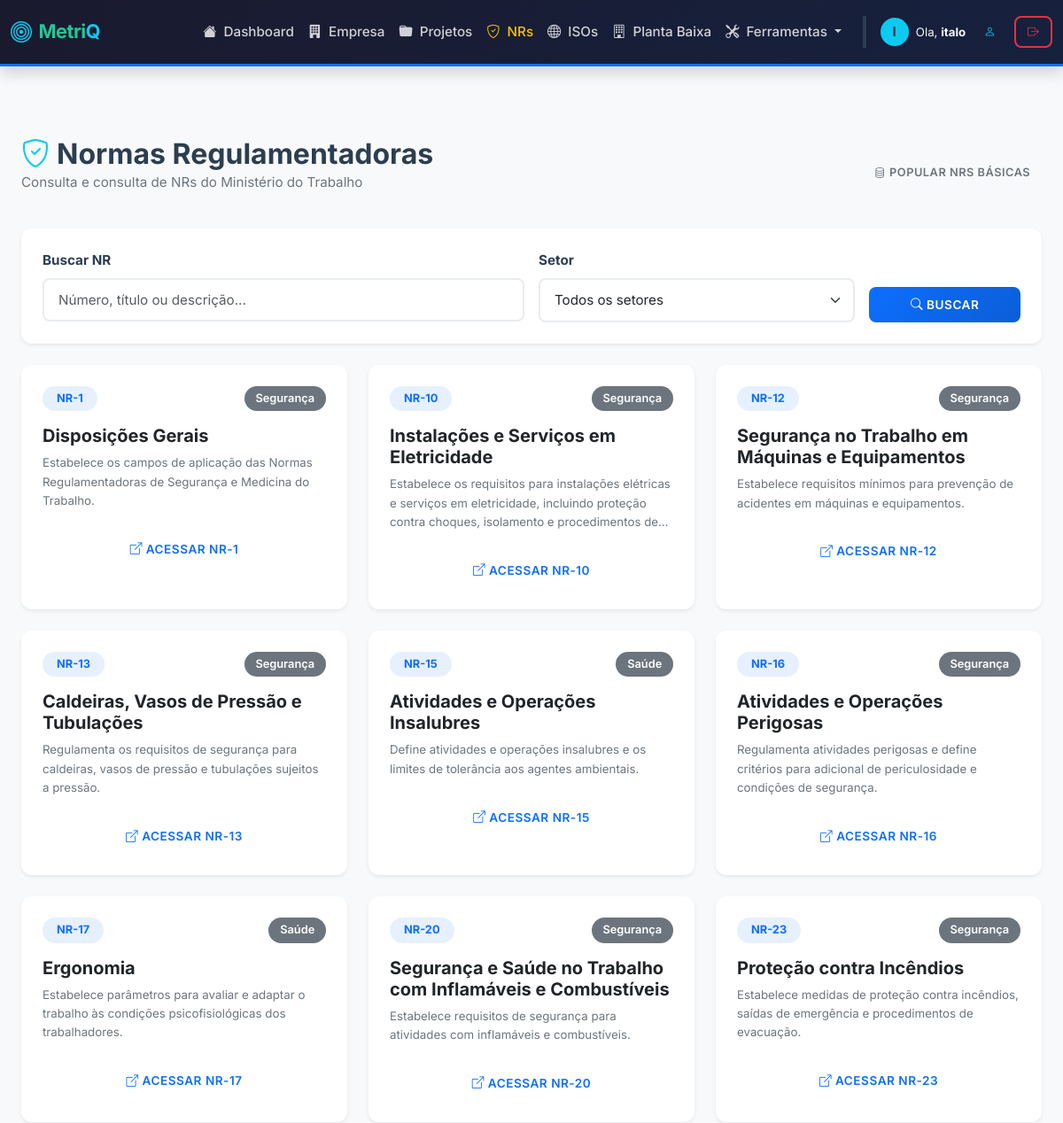
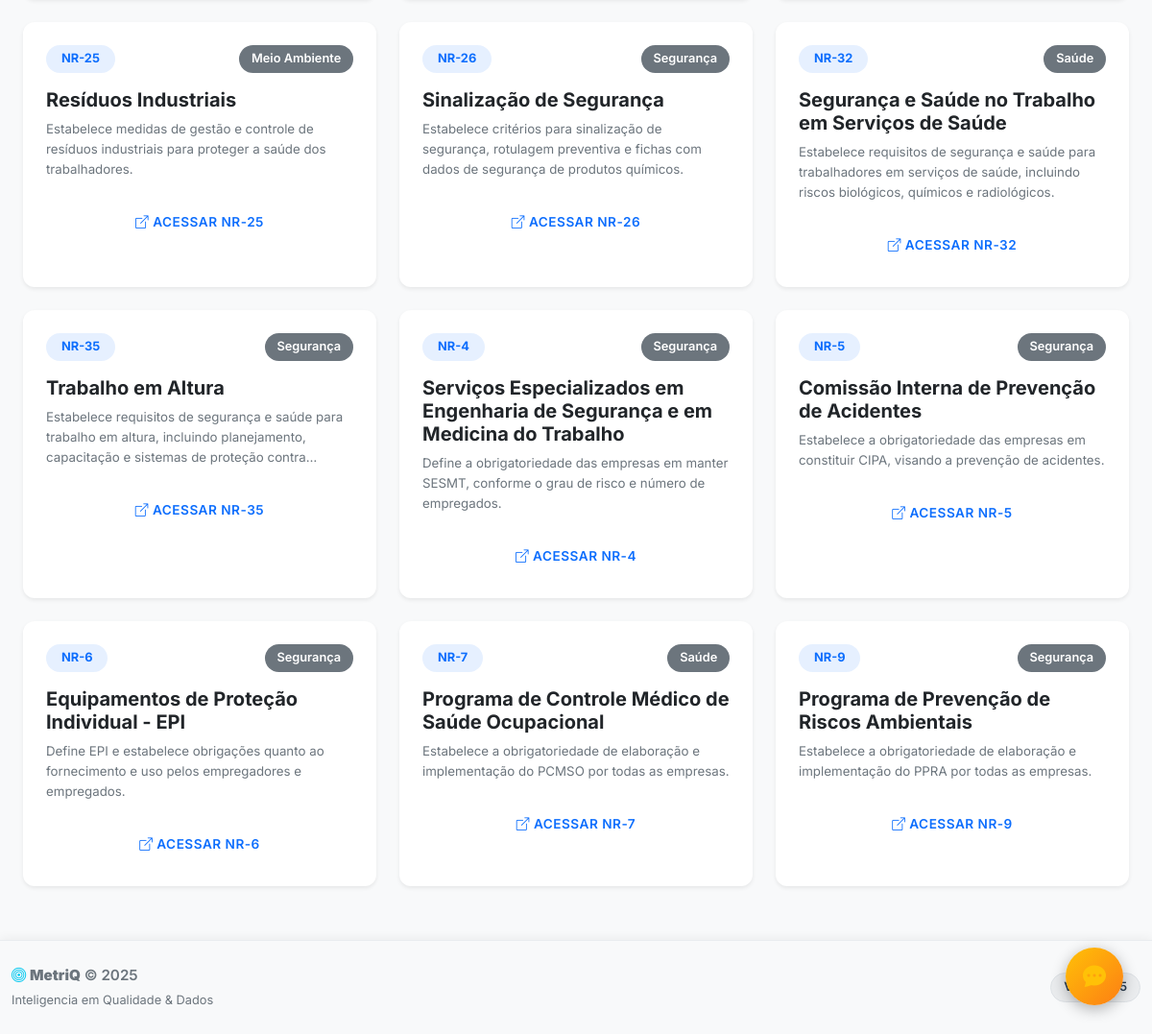
Page /nr (signed in) on the committed database (2 pictures, top to bottom).
### qualidade_flask/models.py (models this page shows, shortened)
class User(UserMixin, db.Model):
    __tablename__ = 'user'
    id = db.Column(db.Integer, primary_key=True)
    username = db.Column(db.String(100), unique=True, nullable=False, index=True)
    password = db.Column(db.String(255), nullable=False)
    nome_completo = db.Column(db.String(200), default='')
    email = db.Column(db.String(150), unique=True, default='')
    telefone = db.Column(db.String(20), default='')
    cargo = db.Column(db.String(100), default='')
    data_cadastro = db.Column(db.DateTime, default=datetime.now)
    plano = db.Column(db.String(20), default='free')
    status = db.Column(db.String(20), default='ativo')
    email_confirmado = db.Column(db.Boolean, default=False)
    ultimo_login = db.Column(db.DateTime, nullable=True)
    tentativas_login = db.Column(db.Integer, default=0)
    bloqueio_ate = db.Column(db.DateTime, nullable=True)
    analises = db.relationship('Analise', backref='dono', lazy=True)
    empresas = db.relationship('Empresa', backref='usuario', lazy=True)

class NormaRegulamentadora(db.Model):
    id = db.Column(db.Integer, primary_key=True)
    numero = db.Column(db.String(10), unique=True, nullable=False)
    titulo = db.Column(db.String(200), nullable=False)
    descricao = db.Column(db.Text)
    setor = db.Column(db.String(100))
    data_vigencia = db.Column(db.Date)
    link_oficial = db.Column(db.String(500))
    conteudo = db.Column(db.Text)
    palavras_chave = db.Column(db.JSON)
    perguntas = db.Column(db.JSON)
    glossario = db.Column(db.JSON)
    data_criacao = db.Column(db.DateTime, default=datetime.now)
    data_atualizacao = db.Column(db.DateTime, default=datetime.now, onupdate=datetime.now)
    checklists = db.relationship('ChecklistNR', backref='norma', lazy=True, cascade="all, delete-orphan")

### qualidade_flask/blueprints/nr.py (the view)
@nr.route('/nr')
@login_required
def lista_nrs():
    busca = request.args.get('busca', '')
    setor_filtro = request.args.get('setor', '')
    query = NormaRegulamentadora.query
    if busca:
        query = query.filter(
            (NormaRegulamentadora.numero.ilike(f'%{busca}%')) |
            (NormaRegulamentadora.titulo.ilike(f'%{busca}%')) |
            (NormaRegulamentadora.descricao.ilike(f'%{busca}%'))
        )
    if setor_filtro:
        query = query.filter(NormaRegulamentadora.setor == setor_filtro)
    normas = query.order_by(NormaRegulamentadora.numero).all()
    setores = db.session.query(NormaRegulamentadora.setor).distinct().all()
    setores = [s[0] for s in setores if s[0]]
    return render_template('nr/lista.html', normas=normas, setores=setores,
                          busca=busca, setor_filtro=setor_filtro)

### qualidade_flask/templates/nr/lista.html (shortened to what this page needs)
{% extends "base.html" %}
{% block content %}
<div class="container py-4">
    <div class="d-flex justify-content-between align-items-center mb-4">
        <div>
            <h2 class="fw-bold mb-0"><i class="bi bi-shield-check text-info me-2"></i>Normas Regulamentadoras</h2>
            <p class="text-muted">Consulta e consulta de NRs do Ministério do Trabalho</p>
        </div>
        <form action="{{ url_for('nr.popular_nrs') }}" method="POST" onsubmit="return confirm('Deseja popular o banco com NRs básicas?')">
            <button type="submit" class="btn btn-outline-secondary btn-sm">
                <i class="bi bi-database me-1"></i>Popular NRs Básicas
            </button>
        </form>
    </div>
    <div class="card border-0 shadow-sm mb-4">
        <div class="card-body p-4">
            <form action="{{ url_for('nr.lista_nrs') }}" method="GET" class="row g-3">
                <div class="col-md-6">
                    <label class="form-label fw-bold">Buscar NR</label>
                    <input type="text" name="busca" class="form-control"
                           placeholder="Número, título ou descrição..."
                           value="{{ busca }}">
                </div>
                <div class="col-md-4">
                    <label class="form-label fw-bold">Setor</label>
                    <select name="setor" class="form-select">
                        <option value="">Todos os setores</option>
                    </select>
                </div>
                <div class="col-md-2 d-flex align-items-end">
                    <button type="submit" class="btn btn-primary w-100">
                        <i class="bi bi-search me-1"></i>Buscar
                    </button>
                </div>
            </form>
        </div>
    </div>
    <div class="row g-4">
        {% if normas %}
            {% for norma in normas %}
            <div class="col-md-6 col-lg-4">
                <div class="card h-100 border-0 shadow-sm hover-shadow transition">
                    <div class="card-body">
                        <div class="d-flex justify-content-between align-items-start mb-3">
                            <span class="badge bg-primary bg-opacity-10 text-primary px-3 py-2 fw-bold">
                                {{ norma.numero }}
                            </span>
                            <span class="badge bg-secondary">{{ norma.setor }}</span>
                        </div>
                        <h5 class="card-title fw-bold mb-2">{{ norma.titulo }}</h5>
                        <p class="card-text text-muted small mb-4 line-clamp-3">
                            {{ norma.descricao }}
                        </p>
                        <a href="{{ url_for('nr.detalhe_nr', id=norma.id) }}" class="btn btn-outline-primary w-100">
                            <i class="bi bi-box-arrow-up-right me-1"></i>Acessar {{ norma.numero }}
                        </a>
                    </div>
                </div>
            </div>
            {% endfor %}
        {% endif %}
    </div>
</div>
{% endblock %}

### qualidade_flask/templates/base.html (shortened to what this page needs)
<!DOCTYPE html>
<html lang="pt-br">
<head>
    <link href="https://cdn.jsdelivr.net/npm/bootstrap@5.3.0/dist/css/bootstrap.min.css" rel="stylesheet">
    <link rel="stylesheet" href="https://cdn.jsdelivr.net/npm/bootstrap-icons@1.10.5/font/bootstrap-icons.css">
    <link rel="stylesheet" href="{{ url_for('static', filename='css/style.css') }}">
</head>
<body class="d-flex flex-column min-vh-100">
    <nav class="navbar navbar-expand-lg navbar-dark bg-dark d-print-none">
        <div class="container">
            <a class="navbar-brand fw-bold d-flex align-items-center brand-text" href="/">
                <i class="bi bi-bullseye me-2 fs-4 text-info"></i>
                <span>Metri<span class="text-info">Q</span>
            </a>
            <div class="collapse navbar-collapse" id="navbarNav">
                <ul class="navbar-nav ms-auto align-items-center">
                    <li class="nav-item">
                        <a class="nav-link {{ 'active' if request.endpoint == 'main.index' }}" href="/">
                            <i class="bi bi-house-fill me-1"></i> Dashboard
                        </a>
                    </li>
                    <li class="nav-item">
                        <a class="nav-link {{ 'active' if request.endpoint and request.endpoint.startswith('empresa') }}" href="/empresas">
                            <i class="bi bi-building-fill me-1"></i> Empresa
                        </a>
                    </li>
                    <li class="nav-item">
                        <a class="nav-link {{ 'active' if request.endpoint == 'projects.lista_projetos' }}" href="/projetos">
                            <i class="bi bi-folder-fill me-1"></i> Projetos
                        </a>
                    </li>
                    <li class="nav-item">
                        <a class="nav-link {{ 'active' if request.endpoint == 'nr.lista_nrs' }}" href="/nr">
                            <i class="bi bi-shield-check me-1"></i> NRs
                        </a>
                    </li>
                    <li class="nav-item">
                        <a class="nav-link {{ 'active' if request.endpoint == 'iso.lista_isos' }}" href="/iso">
                            <i class="bi bi-globe me-1"></i> ISOs
                        </a>
                    </li>
                    <li class="nav-item">
                        <a class="nav-link {{ 'active' if request.endpoint and request.endpoint.startswith('planta_baixa') }}" href="{{ url_for('planta_baixa.lista') }}">
                            <i class="bi bi-building me-1"></i> Planta Baixa
                        </a>
                    </li>
                    <li class="nav-item dropdown">
                        <a class="nav-link dropdown-toggle" href="#" role="button" data-bs-toggle="dropdown" aria-expanded="false">
                            <i class="bi bi-tools me-1"></i> Ferramentas
                        </a>
                    </li>
                    {% if current_user.is_authenticated %}
                        <li class="nav-item ms-lg-3 border-start border-secondary ps-lg-3 mt-2 mt-lg-0">
                            <div class="d-flex align-items-center gap-2">
                                <a href="{{ url_for('auth.perfil') }}" class="text-decoration-none d-flex align-items-center gap-2" title="Meu Perfil">
                                    <div class="rounded-circle bg-info text-dark d-flex align-items-center justify-content-center" style="width: 32px; height: 32px; font-weight: 700;">
                                        {{ current_user.username[0]|upper }}
                                    </div>
                                    <span class="text-light small">
                                        Ola, <strong>{{ current_user.nome_completo.split(' ')[0] if current_user.nome_completo else current_user.username }}</strong>
                                    </span>
                                </a>
                                <a href="{{ url_for('auth.perfil') }}" class="btn btn-sm btn-outline-info" title="Meu Perfil">
                                    <i class="bi bi-person"></i>
                                </a>
<form method="POST" action="/logout" class="d-inline" onsubmit="return confirm('Deseja sair do sistema?')">
                                    <button type="submit" class="btn btn-sm btn-outline-danger" title="Sair">
                                        <i class="bi bi-box-arrow-right"></i>
                                    </button>
                                </form>
                            </div>
                        </li>
                    {% endif %}
                </ul>
            </div>
    </nav>
    <main class="flex-grow-1">
        <div class="container mt-4">
            {% block content %}{% endblock %}
        </div>
    </main>
    <footer class="d-print-none bg-light border-top py-4 mt-auto">
        <div class="container">
            <div class="row align-items-center">
                <div class="col-md-6 text-center text-md-start">
                    <p class="mb-0 text-muted">
                        <i class="bi bi-bullseye text-info"></i>
                        <strong>MetriQ</strong> &copy; 2025
                    </p>
                    <small class="text-muted" style="font-size: 0.8rem;">Inteligencia em Qualidade & Dados</small>
                </div>
                <div class="col-md-6 text-md-end text-center mt-2 mt-md-0">
                    <span class="badge bg-secondary bg-opacity-10 text-dark border">Versao 5.5</span>
                </div>
        </div>
    </footer>
    <a id="btnFeedback" href="https://docs.google.com/forms/d/e/1FAIpQLSc6ZJWx9LMAzcBPMMdcK3FHIyoWjjz7ik7XjiTRzf5Kar_DFA/viewform?usp=sharing&ouid=112551274773752880388" target="_blank" title="Deixe seu Feedback" class="text-decoration-none">
        <i class="bi bi-chat-dots-fill text-warning fs-4"></i>
    </a>
</body>
</html>

### qualidade_flask/static/css/style.css (style rules this page uses)
:root { --primary: #0d6efd; --secondary: #6c757d; --success: #198754; --danger: #dc3545; --warning: #ffc107; --info: #0dcaf0; --light: #f8f9fa; --dark: #212529; --shadow-sm: 0 0.125rem 0.25rem rgba(0, 0, 0, 0.075); --shadow: 0 0.5rem 1rem rgba(0, 0, 0, 0.15); --shadow-lg: 0 1rem 3rem rgba(0, 0, 0, 0.175); --transition: all 0.3s cubic-bezier(0.4, 0, 0.2, 1); }
* { margin: 0; padding: 0; box-sizing: border-box; }
html, body { height: 100%; }
body { font-family: 'Inter', 'Segoe UI', Roboto, Helvetica, Arial, sans-serif; font-size: 0.95rem; line-height: 1.6; color: #2c3e50; background: #f8f9fa; min-height: 100vh; display: flex; flex-direction: column; }
.navbar { background: linear-gradient(135deg, #1a1a2e 0%, #16213e 100%); box-shadow: var(--shadow); border-bottom: 3px solid var(--primary); padding: 1rem 0; }
.navbar-brand { font-weight: 700; font-size: 1.4rem; letter-spacing: 0.5px; color: white !important; transition: var(--transition); }
.navbar-dark .navbar-nav .nav-link { color: rgba(255, 255, 255, 0.8) !important; transition: var(--transition); font-weight: 500; }
.navbar-dark .navbar-nav .nav-link:hover, .navbar-dark .navbar-nav .nav-link.active { color: #ffc107 !important; }
main { flex: 1; padding: 2rem 0; }
.container { max-width: 1200px; }
.card { border: none; border-radius: 12px; box-shadow: var(--shadow); transition: var(--transition); overflow: hidden; background: white; }
.card-body { padding: 1.5rem; }
.btn { border: none; border-radius: 8px; font-weight: 600; padding: 0.6rem 1.2rem; transition: var(--transition); text-transform: uppercase; font-size: 0.85rem; letter-spacing: 0.5px; }
.btn-primary { background: linear-gradient(135deg, #0d6efd 0%, #0b5ed7 100%); color: white; }
.btn-outline-danger { color: #dc3545; border: 2px solid #dc3545; }
.btn-sm { padding: 0.4rem 0.8rem; font-size: 0.8rem; }
.form-control, .form-select { border: 2px solid #e9ecef; border-radius: 8px; padding: 0.7rem 1rem; transition: var(--transition); font-size: 0.95rem; }
.form-label { font-weight: 600; color: #2c3e50; margin-bottom: 0.5rem; }
.badge { padding: 0.5rem 0.8rem; border-radius: 20px; font-weight: 600; font-size: 0.8rem; }
footer { background: white; border-top: 2px solid #e9ecef; padding: 2rem 0; margin-top: auto; box-shadow: 0 -2px 10px rgba(0, 0, 0, 0.05); }
footer p { font-weight: 600; color: #2c3e50; }
footer small { color: #6c757d; }
.text-muted { color: #6c757d !important; }
.text-dark { color: #2c3e50 !important; }
.bg-light { background: #f8f9fa !important; }
.shadow-sm { box-shadow: var(--shadow-sm) !important; }
.rounded-circle { border-radius: 50%; }
.border-start { border-left: 4px solid !important; }
.border-top { border-top: 1px solid #e9ecef !important; }
:root { --brand-color: #6610f2; --brand-dark: #4d0cba; --brand-accent: #20c997; --sidebar-bg: #0f172a; }
.brand-text { font-family: 'Inter', sans-serif; font-size: 24px; font-weight: 800; color: white; letter-spacing: -0.5px; line-height: 1; }
.brand-text span { color: var(--brand-accent); }
#btnFeedback { position: fixed; bottom: 30px; right: 30px; width: 60px; height: 60px; background: linear-gradient(135deg, #ffc107 0%, #fd7e14 100%); color: white; border-radius: 50%; font-size: 24px; text-decoration: none; box-shadow: 0 4px 15px rgba(0,0,0,0.3); z-index: 1050; transition: transform 0.3s, box-shadow 0.3s; display: flex; align-items: center; justify-content: center; }

### qualidade_flask/templates/base.html (style rules this page uses)
body { font-family: 'Inter', sans-serif; }
.brand-text { letter-spacing: -0.5px; font-size: 1.35rem; }

### qualidade_flask/templates/nr/lista.html (style rules this page uses)
.transition { transition: all 0.3s ease; }
.line-clamp-3 { display: -webkit-box; -webkit-line-clamp: 3; -webkit-box-orient: vertical; overflow: hidden; }

### rows in the picture
User: username "I", nome_completo "italo"
NormaRegulamentadora: numero "NR-1", setor "Segurança", titulo "Disposições Gerais", descricao "Estabelece os campos de aplicação das Normas Regulamentadoras de Segurança e Medicina do Trabalho."
NormaRegulamentadora: numero "NR-10", setor "Segurança", titulo "Instalações e Serviços em Eletricidade", descricao "Estabelece os requisitos para instalações elétricas e serviços em eletricidade, incluindo proteção contra choques, isolamento e procedimentos…"
NormaRegulamentadora: numero "NR-12", setor "Segurança", titulo "Segurança no Trabalho em Máquinas e Equipamentos", descricao "Estabelece requisitos mínimos para prevenção de acidentes em máquinas e equipamentos."
NormaRegulamentadora: numero "NR-13", setor "Segurança", titulo "Caldeiras, Vasos de Pressão e Tubulações", descricao "Regulamenta os requisitos de segurança para caldeiras, vasos de pressão e tubulações sujeitos a pressão."
NormaRegulamentadora: numero "NR-15", setor "Saúde", titulo "Atividades e Operações Insalubres", descricao "Define atividades e operações insalubres e os limites de tolerância aos agentes ambientais."
NormaRegulamentadora: numero "NR-16", setor "Segurança", titulo "Atividades e Operações Perigosas", descricao "Regulamenta atividades perigosas e define critérios para adicional de periculosidade e condições de segurança."
NormaRegulamentadora: numero "NR-17", setor "Saúde", titulo "Ergonomia", descricao "Estabelece parâmetros para avaliar e adaptar o trabalho às condições psicofisiológicas dos trabalhadores."
NormaRegulamentadora: numero "NR-20", setor "Segurança", titulo "Segurança e Saúde no Trabalho com Inflamáveis e Combustíveis", descricao "Estabelece requisitos de segurança para atividades com inflamáveis e combustíveis."
NormaRegulamentadora: numero "NR-23", setor "Segurança", titulo "Proteção contra Incêndios", descricao "Estabelece medidas de proteção contra incêndios, saídas de emergência e procedimentos de evacuação."
NormaRegulamentadora: numero "NR-25", setor "Meio Ambiente", titulo "Resíduos Industriais", descricao "Estabelece medidas de gestão e controle de resíduos industriais para proteger a saúde dos trabalhadores."
NormaRegulamentadora: numero "NR-26", setor "Segurança", titulo "Sinalização de Segurança", descricao "Estabelece critérios para sinalização de segurança, rotulagem preventiva e fichas com dados de segurança de produtos químicos."
NormaRegulamentadora: numero "NR-32", setor "Saúde", titulo "Segurança e Saúde no Trabalho em Serviços de Saúde", descricao "Estabelece requisitos de segurança e saúde para trabalhadores em serviços de saúde, incluindo riscos biológicos, químicos e radiológicos."
NormaRegulamentadora: numero "NR-35", setor "Segurança", titulo "Trabalho em Altura", descricao "Estabelece requisitos de segurança e saúde para trabalho em altura, incluindo planejamento, capacitação e sistemas de proteção…"
NormaRegulamentadora: numero "NR-4", setor "Segurança", titulo "Serviços Especializados em Engenharia de Segurança e em Medicina do Trabalho", descricao "Define a obrigatoriedade das empresas em manter SESMT, conforme o grau de risco e número de empregados."
NormaRegulamentadora: numero "NR-5", setor "Segurança", titulo "Comissão Interna de Prevenção de Acidentes", descricao "Estabelece a obrigatoriedade das empresas em constituir CIPA, visando a prevenção de acidentes."
NormaRegulamentadora: numero "NR-6", setor "Segurança", titulo "Equipamentos de Proteção Individual - EPI", descricao "Define EPI e estabelece obrigações quanto ao fornecimento e uso pelos empregadores e empregados."
NormaRegulamentadora: numero "NR-7", setor "Saúde", titulo "Programa de Controle Médico de Saúde Ocupacional", descricao "Estabelece a obrigatoriedade de elaboração e implementação do PCMSO por todas as empresas."
NormaRegulamentadora: numero "NR-9", setor "Segurança", titulo "Programa de Prevenção de Riscos Ambientais", descricao "Estabelece a obrigatoriedade de elaboração e implementação do PPRA por todas as empresas."
